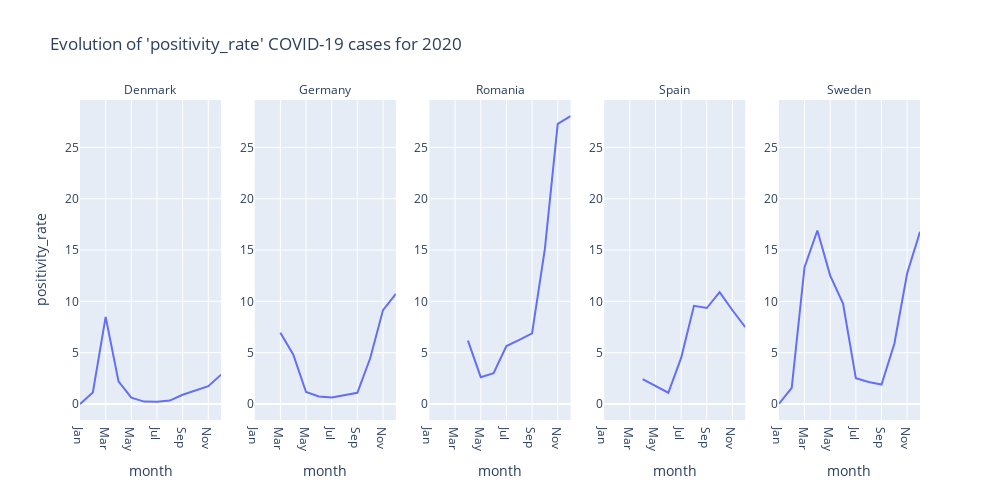

Notebook cell for this chart:
### Code cell
plotly_line("positivity_rate").show()

### Figure 1 — Plotly figure (JSON) as saved in the notebook; plotly's stock layout.template omitted (floating-point values rounded to 4 significant figures)
{"data": [{"hovertemplate": "country=Denmark<br>month=%{x}<br>positivity_rate=%{y}<extra></extra>", "legendgroup": "", "line": {"color": "#636efa", "dash": "solid"}, "mode": "lines", "name": "", "orientation": "v", "showlegend": false, "type": "scatter", "x": ["Jan", "Feb", "Mar", "Apr", "May", "Jun", "Jul", "Aug", "Sep", "Oct", "Nov", "Dec"], "xaxis": "x", "y": [0, 1.13, 8.491, 2.198, 0.6242, 0.232, 0.2176, 0.3331, 0.9039, 1.349, 1.734, 2.859], "yaxis": "y"}, {"hovertemplate": "country=Germany<br>month=%{x}<br>positivity_rate=%{y}<extra></extra>", "legendgroup": "", "line": {"color": "#636efa", "dash": "solid"}, "mode": "lines", "name": "", "orientation": "v", "showlegend": false, "type": "scatter", "x": ["Mar", "Apr", "May", "Jun", "Jul", "Aug", "Sep", "Oct", "Nov", "Dec"], "xaxis": "x2", "y": [6.95, 4.832, 1.171, 0.729, 0.6325, 0.8364, 1.088, 4.454, 9.15, 10.74], "yaxis": "y2"}, {"hovertemplate": "country=Romania<br>month=%{x}<br>positivity_rate=%{y}<extra></extra>", "legendgroup": "", "line": {"color": "#636efa", "dash": "solid"}, "mode": "lines", "name": "", "orientation": "v", "showlegend": false, "type": "scatter", "x": ["Mar", "Apr", "May", "Jun", "Jul", "Aug", "Sep", "Oct", "Nov", "Dec"], "xaxis": "x3", "y": [null, 6.168, 2.616, 2.997, 5.65, 6.245, 6.882, 15.14, 27.29, 28.06], "yaxis": "y3"}, {"hovertemplate": "country=Spain<br>month=%{x}<br>positivity_rate=%{y}<extra></extra>", "legendgroup": "", "line": {"color": "#636efa", "dash": "solid"}, "mode": "lines", "name": "", "orientation": "v", "showlegend": false, "type": "scatter", "x": ["Apr", "May", "Jun", "Jul", "Aug", "Sep", "Oct", "Nov", "Dec"], "xaxis": "x4", "y": [2.419, 1.724, 1.096, 4.49, 9.559, 9.351, 10.9, 9.133, 7.494], "yaxis": "y4"}, {"hovertemplate": "country=Sweden<br>month=%{x}<br>positivity_rate=%{y}<extra></extra>", "legendgroup": "", "line": {"color": "#636efa", "dash": "solid"}, "mode": "lines", "name": "", "orientation": "v", "showlegend": false, "type": "scatter", "x": ["Jan", "Feb", "Mar", "Apr", "May", "Jun", "Jul", "Aug", "Sep", "Oct", "Nov", "Dec"], "xaxis": "x5", "y": [0, 1.564, 13.32, 16.91, 12.51, 9.774, 2.52, 2.139, 1.902, 5.869, 12.73, 16.77], "yaxis": "y5"}], "layout": {"annotations": [{"font": {}, "showarrow": false, "text": "Denmark", "x": 0.084, "xanchor": "center", "xref": "paper", "y": 1, "yanchor": "bottom", "yref": "paper"}, {"font": {}, "showarrow": false, "text": "Germany", "x": 0.292, "xanchor": "center", "xref": "paper", "y": 1, "yanchor": "bottom", "yref": "paper"}, {"font": {}, "showarrow": false, "text": "Romania", "x": 0.5, "xanchor": "center", "xref": "paper", "y": 1, "yanchor": "bottom", "yref": "paper"}, {"font": {}, "showarrow": false, "text": "Spain", "x": 0.708, "xanchor": "center", "xref": "paper", "y": 1, "yanchor": "bottom", "yref": "paper"}, {"font": {}, "showarrow": false, "text": "Sweden", "x": 0.916, "xanchor": "center", "xref": "paper", "y": 1, "yanchor": "bottom", "yref": "paper"}], "height": 500, "legend": {"tracegroupgap": 0}, "title": {"text": "Evolution of 'positivity_rate' COVID-19 cases for 2020"}, "width": 1000, "xaxis": {"anchor": "y", "domain": [0, 0.168], "title": {"text": "month"}}, "xaxis2": {"anchor": "y2", "domain": [0.208, 0.376], "matches": "x", "title": {"text": "month"}}, "xaxis3": {"anchor": "y3", "domain": [0.416, 0.584], "matches": "x", "title": {"text": "month"}}, "xaxis4": {"anchor": "y4", "domain": [0.624, 0.792], "matches": "x", "title": {"text": "month"}}, "xaxis5": {"anchor": "y5", "domain": [0.832, 1], "matches": "x", "title": {"text": "month"}}, "yaxis": {"anchor": "x", "domain": [0, 1], "showticklabels": true, "title": {"text": "positivity_rate"}}, "yaxis2": {"anchor": "x2", "domain": [0, 1], "matches": "y", "showticklabels": true}, "yaxis3": {"anchor": "x3", "domain": [0, 1], "matches": "y", "showticklabels": true}, "yaxis4": {"anchor": "x4", "domain": [0, 1], "matches": "y", "showticklabels": true}, "yaxis5": {"anchor": "x5", "domain": [0, 1], "matches": "y", "showticklabels": true}}}
